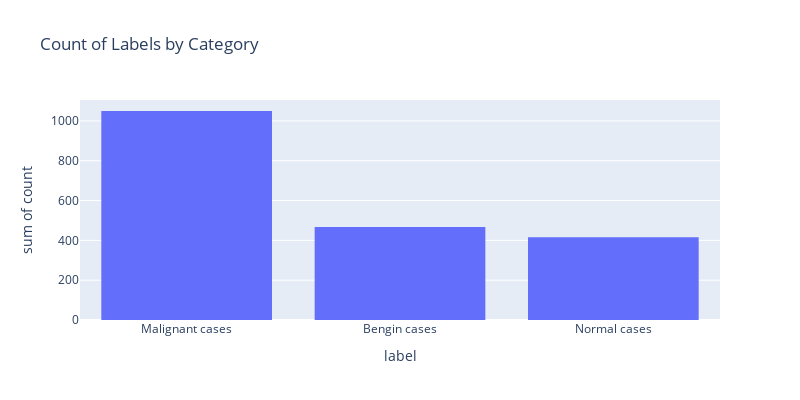

Here is the notebook cell this chart was saved with:
### Markdown cell above
# Exploratory Data Analysis

### Code cell
countData = df["label"].value_counts().reset_index()
fig = px.histogram(data_frame = countData, x = "label", y = "count", width=800,
    height=400,
    title="Count of Labels by Category")
fig.show()

### Figure 1 — Plotly figure (JSON) as saved in the notebook; plotly's stock layout.template omitted (floating-point values rounded to 4 significant figures)
{"data": [{"alignmentgroup": "True", "bingroup": "x", "histfunc": "sum", "hovertemplate": "label=%{x}<br>sum of count=%{y}<extra></extra>", "legendgroup": "", "marker": {"color": "#636efa", "pattern": {"shape": ""}}, "name": "", "offsetgroup": "", "orientation": "v", "showlegend": false, "type": "histogram", "x": ["Malignant cases", "Bengin cases", "Normal cases"], "xaxis": "x", "y": [1050, 467, 416], "yaxis": "y"}], "layout": {"barmode": "relative", "height": 400, "legend": {"tracegroupgap": 0}, "title": {"text": "Count of Labels by Category"}, "width": 800, "xaxis": {"anchor": "y", "autorange": true, "domain": [0, 1], "range": [-0.5, 2.5], "title": {"text": "label"}, "type": "category"}, "yaxis": {"anchor": "x", "autorange": true, "domain": [0, 1], "range": [0, 1105.0], "title": {"text": "sum of count"}, "type": "linear"}}}
